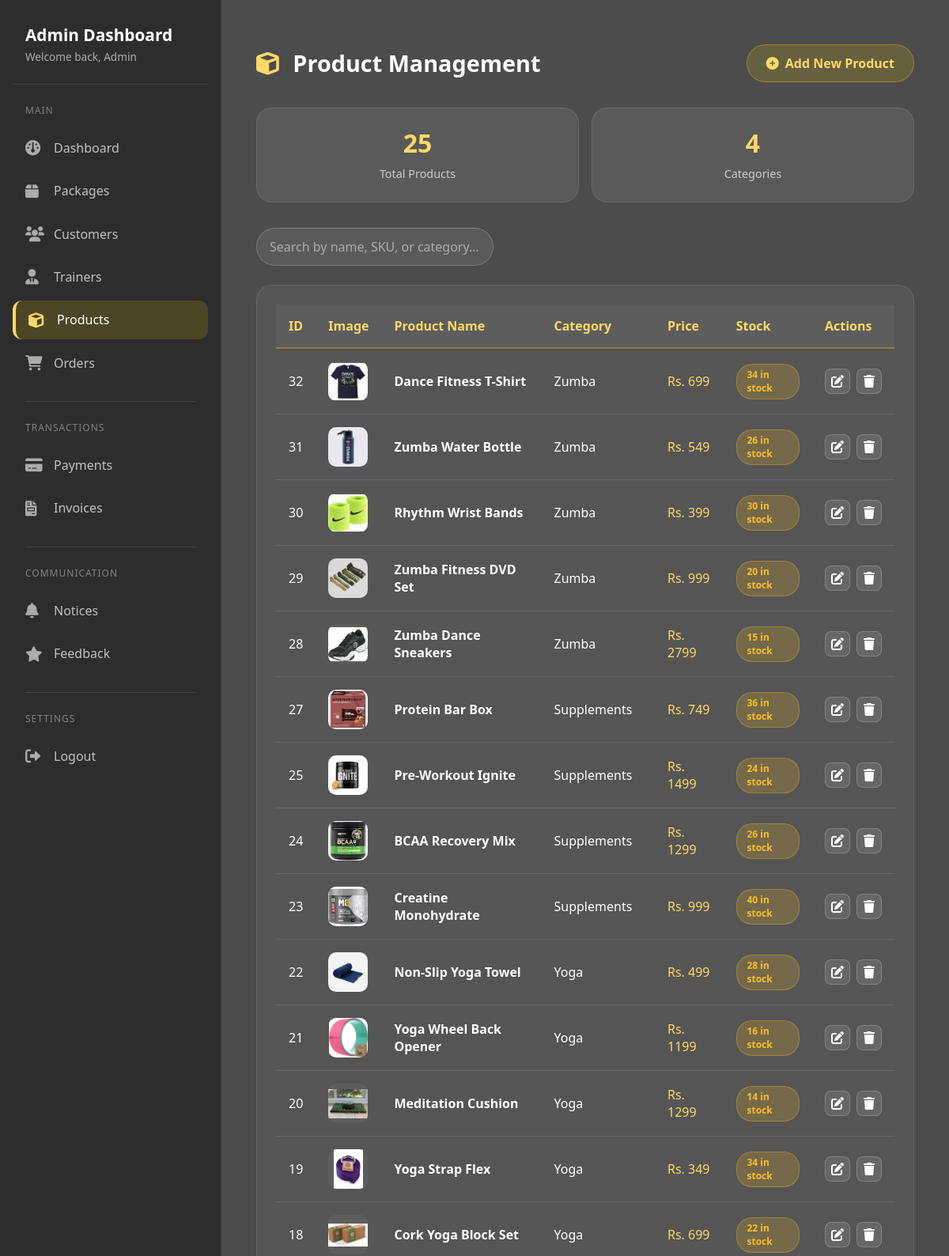
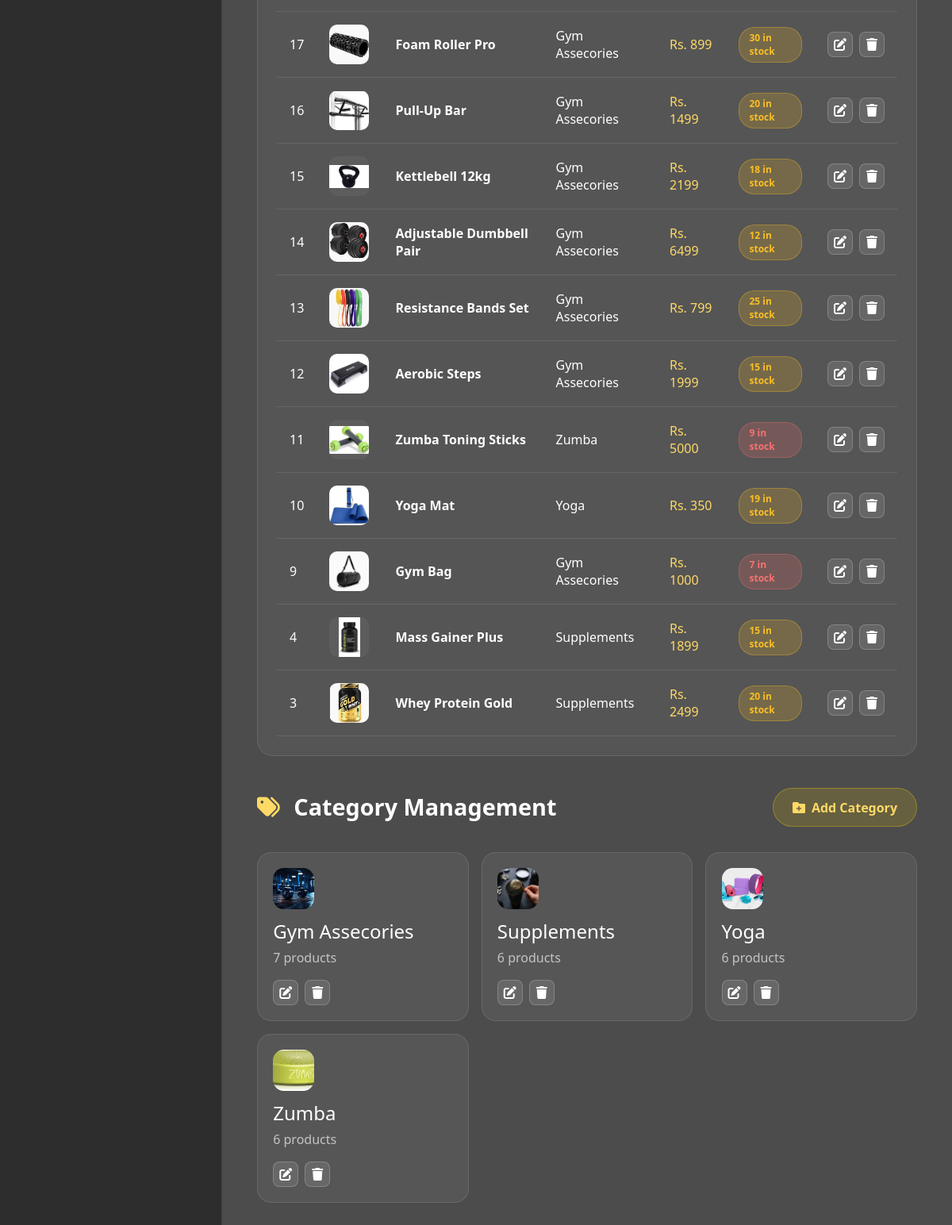
The app's page /adminproduct/ (signed in) with its own data (2 pictures, top to bottom).
### Fit/models.py (models this page shows, shortened)
class Product(models.Model):
    name=models.CharField(max_length=100)
    price=models.IntegerField()
    desc=models.TextField()
    stock=models.IntegerField(blank=True, null=True)
    image=models.ImageField(upload_to='pro_images',blank=True, null=True)
    category=models.ForeignKey(Category,on_delete=models.CASCADE,blank=True, null=True)

class Category(models.Model):
    name=models.CharField(max_length=100)
    image=models.ImageField(upload_to='Category_images')

### Fit/views.py (the view)
# urls.py: path('adminproduct/', adminproduct, name='adminproduct'),
@admin_required
def adminproduct(request):
    categories = Category.objects.all().order_by('name')
    products = Product.objects.select_related('category').all().order_by('-id')
    category_rows = []
    for category in categories:
        category_rows.append({
            'id': category.id,
            'name': category.name,
            'image': category.image,
            'product_count': Product.objects.filter(category=category).count(),
        })
    return render(request, 'addproducts.html', {
        'product': products,
        'cat': categories,
        'category_rows': category_rows,
    })

### Fit/context_processors.py (called while the page is built)
def footer_categories(request):
    return {
        'footer_categories': Category.objects.all().order_by('name')[:4]
    }

### Fit/views.py (called while the page is built)
def admin_required(view_func):
    @never_cache
    @wraps(view_func)
    def _wrapped_view(request, *args, **kwargs):
        if request.user.is_authenticated and (request.user.is_staff or request.user.is_superuser):
            return view_func(request, *args, **kwargs)
        if request.session.get('user_role') == 'admin' and request.session.get('admin_login'):
            return view_func(request, *args, **kwargs)
        messages.error(request, 'Please log in as admin to access this page.')
        return redirect('admin_login')
    return _wrapped_view

### Fit/templates/addproducts.html (shortened to what this page needs)
﻿{% extends "adminnav.html" %}
{% load static %}
{% block extra_css %}
<link rel="stylesheet" href="{% static 'css/templates/addproducts.css' %}">
{% endblock %}
{% block navitems %}
<div class="container">
    <div class="page-header">
        <h2><i class="fas fa-cube"></i> Product Management</h2>
        <a href="{% url 'add_product' %}" class="btn-add">
            <i class="fas fa-plus-circle"></i> Add New Product
        </a>
    </div>
    <div class="stats-row">
        <div class="stat-box">
            <div class="stat-number">{{ product|length }}</div>
            <div class="stat-label">Total Products</div>
        </div>
        <div class="stat-box">
            <div class="stat-number">{{ cat|length }}</div>
            <div class="stat-label">Categories</div>
        </div>
    </div>
    <div class="search-bar">
        <input type="text" id="searchInput" class="search-input" placeholder="Search by name, SKU, or category...">
    </div>
    <div class="product-table-container">
        <table class="product-table" id="productTable">
            <thead>
                <tr>
                    <th>ID</th>
                    <th>Image</th>
                    <th>Product Name</th>
                    <th>Category</th>
                    <th>Price</th>
                    <th>Stock</th>
                    <th>Actions</th>
                </tr>
            </thead>
            <tbody>
                {% for product in product %}
                <tr>
                    <td>{{ product.id }}</td>
                    <td>
                        <div class="product-img">
                            {% if product.image %}
                                <img src="{{ product.image.url }}" alt="{{ product.name }}">
                            {% else %}
                                <i class="fas fa-image" style="font-size: 1.5rem; color: rgba(255,255,255,0.5);"></i>
                            {% endif %}
                        </div>
                    </td>
                    <td>
                        <strong>{{ product.name }}</strong><br>
                    </td>
                    <td>{{ product.category.name|default:"Uncategorized" }}</td>
                    <td>
                                <span style="color: #ffd966;">Rs. {{ product.price }}</span>
                    </td>
                    <td>
                        {% if product.stock > 50 %}
                            <span class="badge-stock stock-high">{{ product.stock }} in stock</span>
                        {% elif product.stock > 10 %}
                            <span class="badge-stock stock-medium">{{ product.stock }} in stock</span>
                        {% elif product.stock > 0 %}
                            <span class="badge-stock stock-low">{{ product.stock }} in stock</span>
                        {% else %}
                            <span class="badge-stock stock-low">Out of stock</span>
                        {% endif %}
                    </td>
                    <td>
                        <div class="action-btns">
                            <a href="{% url "edit_product" product.id %}" class="btn-action" title="Edit">
                                <i class="fas fa-edit"></i>
                            </a>
                            <a href="{% url "del_product" product.id %}" class="btn-action btn-delete" onclick="confirmDelete({{ product.id }}, '{{ product.name|escapejs }}')" title="Delete">
                                <i class="fas fa-trash"></i>
                            </a>
                        </div>
                    </td>
                </tr>
                {% endfor %}
            </tbody>
        </table>
    </div>
    <div class="page-header" style="margin-top: 2.5rem;">
        <h2><i class="fas fa-tags"></i> Category Management</h2>
        <a href="#" class="btn-add" onclick="openAddCategoryModal(); return false;">
            <i class="fas fa-folder-plus"></i> Add Category
        </a>
    </div>
    <div class="category-grid">
        {% for category in category_rows %}
            <div class="category-card">
                <div class="category-thumb">
                    {% if category.image %}
                        <img src="{{ category.image.url }}" alt="{{ category.name }}">
                    {% else %}
                        <i class="fas fa-layer-group" style="color: rgba(255,255,255,0.5); font-size: 1.1rem;"></i>
                    {% endif %}
                </div>
                <h4 style="color: white; margin-bottom: 0.35rem;">{{ category.name }}</h4>
                <p style="color: rgba(255,255,255,0.65); margin-bottom: 1rem;">{{ category.product_count }} product{{ category.product_count|pluralize }}</p>
                <div class="action-btns">
                    <a href="#" class="btn-action" title="Edit" onclick="openEditCategoryModal('{{ category.id }}', '{{ category.name|escapejs }}'); return false;">
                        <i class="fas fa-edit"></i>
                    </a>
                    <a href="#" class="btn-action btn-delete" title="Delete" onclick="confirmCategoryDelete('{{ category.id }}', '{{ category.name|escapejs }}'); return false;">
                        <i class="fas fa-trash"></i>
                    </a>
                </div>
            </div>
        {% empty %}
            <div class="category-card">
                <p style="color: rgba(255,255,255,0.65); margin: 0;">No categories added yet.</p>
            </div>
        {% endfor %}
    </div>
</div>
{% endblock %}

### Fit/static/css/templates/adminnav.css (style rules this page uses)
body { font-family: 'Segoe UI', Tahoma, Geneva, Verdana, sans-serif; min-height: 100vh; position: relative; background: url('https://images.unsplash.com/photo-1534438327276-14e5300c3a48?ixlib=rb-1.2.1&auto=format&fit=crop&w=1950&q=80') no-repeat center center fixed; background-size: cover; overflow-x: hidden; }
body::before { content: ''; position: fixed; top: 0; left: 0; width: 100%; height: 100%; background: rgba(0, 0, 0, 0.7); z-index: -1; }
.stat-label { color: rgba(255, 255, 255, 0.6); font-size: 0.9rem; margin-bottom: 0.3rem; }

### Fit/static/css/templates/addproducts.css (style rules this page uses)
.product-table { width: 100%; border-collapse: collapse; color: white; }
.product-table th { text-align: left; padding: 1rem; background: rgba(255, 255, 255, 0.05); border-bottom: 2px solid rgba(255, 215, 0, 0.3); color: #ffd966; font-weight: 600; }
.product-table td { padding: 1rem; border-bottom: 1px solid rgba(255, 255, 255, 0.1); vertical-align: middle; }
.product-img { width: 50px; height: 50px; background: rgba(255, 255, 255, 0.05); border-radius: 10px; display: flex; align-items: center; justify-content: center; overflow: hidden; }
.product-img img { max-width: 100%; max-height: 100%; object-fit: contain; }
.badge-stock { padding: 0.3rem 0.8rem; border-radius: 20px; font-size: 0.75rem; font-weight: 600; display: inline-block; }
.stock-medium { background: rgba(251, 191, 36, 0.2); color: #fbbf24; border: 1px solid rgba(251, 191, 36, 0.3); }
.stock-low { background: rgba(248, 113, 113, 0.2); color: #f87171; border: 1px solid rgba(248, 113, 113, 0.3); }
.action-btns { display: flex; gap: 0.5rem; }
.btn-action { width: 32px; height: 32px; background: rgba(255, 255, 255, 0.1); border: 1px solid rgba(255, 255, 255, 0.2); border-radius: 8px; display: inline-flex; align-items: center; justify-content: center; color: white; text-decoration: none; transition: all 0.3s; }
.page-header { display: flex; justify-content: space-between; align-items: center; margin-bottom: 2rem; flex-wrap: wrap; gap: 1rem; }
.page-header h2 { font-size: 1.8rem; font-weight: 700; color: white; margin: 0; }
.page-header h2 i { color: #ffd966; margin-right: 10px; }
.btn-add { background: rgba(255, 215, 0, 0.15); border: 1px solid rgba(255, 215, 0, 0.3); color: #ffd966; padding: 0.7rem 1.5rem; border-radius: 30px; font-weight: 600; text-decoration: none; transition: all 0.3s; display: inline-flex; align-items: center; gap: 8px; }
.stats-row { display: grid; grid-template-columns: repeat(auto-fit, minmax(200px, 1fr)); gap: 1rem; margin-bottom: 2rem; }
.stat-box { background: rgba(255, 255, 255, 0.08); backdrop-filter: blur(8px); border: 1px solid rgba(255, 255, 255, 0.1); border-radius: 20px; padding: 1.2rem; text-align: center; }
.stat-number { font-size: 2rem; font-weight: 700; color: #ffd966; }
.stat-label { color: rgba(255, 255, 255, 0.7); font-size: 0.9rem; margin-top: 0.3rem; }
.search-bar { margin-bottom: 1.5rem; }
.search-input { width: 100%; max-width: 300px; padding: 0.7rem 1rem; background: rgba(255, 255, 255, 0.08); border: 1px solid rgba(255, 255, 255, 0.2); border-radius: 30px; color: white; outline: none; }
.search-input::placeholder { color: rgba(255, 255, 255, 0.5); }
.category-grid { display: grid; grid-template-columns: repeat(auto-fit, minmax(240px, 1fr)); gap: 1rem; margin-top: 2rem; }
.category-card { background: rgba(255, 255, 255, 0.06); border: 1px solid rgba(255, 255, 255, 0.1); border-radius: 18px; padding: 1.2rem; }
.category-thumb { width: 52px; height: 52px; border-radius: 14px; background: rgba(255,255,255,0.08); display: flex; align-items: center; justify-content: center; overflow: hidden; margin-bottom: 0.9rem; }
.category-thumb img { width: 100%; height: 100%; object-fit: cover; }

### records on screen
Product: id "32", image (picture), name "Dance Fitness T-Shirt", category.name "Zumba", price "699", stock "34"
Product: id "31", image (picture), name "Zumba Water Bottle", category.name "Zumba", price "549", stock "26"
Product: id "30", image (picture), name "Rhythm Wrist Bands", category.name "Zumba", price "399", stock "30"
Product: id "29", image (picture), name "Zumba Fitness DVD Set", category.name "Zumba", price "999", stock "20"
Product: id "28", image (picture), name "Zumba Dance Sneakers", category.name "Zumba", price "2799", stock "15"
Product: id "27", image (picture), name "Protein Bar Box", category.name "Supplements", price "749", stock "36"
Product: id "25", image (picture), name "Pre-Workout Ignite", category.name "Supplements", price "1499", stock "24"
Product: id "24", image (picture), name "BCAA Recovery Mix", category.name "Supplements", price "1299", stock "26"
Product: id "23", image (picture), name "Creatine Monohydrate", category.name "Supplements", price "999", stock "40"
Product: id "22", image (picture), name "Non-Slip Yoga Towel", category.name "Yoga", price "499", stock "28"
Product: id "21", image (picture), name "Yoga Wheel Back Opener", category.name "Yoga", price "1199", stock "16"
Product: id "20", image (picture), name "Meditation Cushion", category.name "Yoga", price "1299", stock "14"
Product: id "19", image (picture), name "Yoga Strap Flex", category.name "Yoga", price "349", stock "34"
Product: id "18", image (picture), name "Cork Yoga Block Set", category.name "Yoga", price "699", stock "22"
Product: id "17", image (picture), name "Foam Roller Pro", category.name "Gym Assecories", price "899", stock "30"
Product: id "16", image (picture), name "Pull-Up Bar", category.name "Gym Assecories", price "1499", stock "20"
Product: id "15", image (picture), name "Kettlebell 12kg", category.name "Gym Assecories", price "2199", stock "18"
Product: id "14", image (picture), name "Adjustable Dumbbell Pair", category.name "Gym Assecories", price "6499", stock "12"
Product: id "13", image (picture), name "Resistance Bands Set", category.name "Gym Assecories", price "799", stock "25"
Product: id "12", image (picture), name "Aerobic Steps", category.name "Gym Assecories", price "1999", stock "15"
Product: id "11", image (picture), name "Zumba Toning Sticks", category.name "Zumba", price "5000", stock "9"
Product: id "10", image (picture), name "Yoga Mat", category.name "Yoga", price "350", stock "19"
Product: id "9", image (picture), name "Gym Bag", category.name "Gym Assecories", price "1000", stock "7"
Product: id "4", image (picture), name "Mass Gainer Plus", category.name "Supplements", price "1899", stock "15"
Product: id "3", image (picture), name "Whey Protein Gold", category.name "Supplements", price "2499", stock "20"
Category: name "Gym Assecories"
Category: name "Supplements"
Category: name "Yoga"
Category: name "Zumba"

### other values on screen
{{ product|length }} "25"
{{ cat|length }} "4"
{{ category.product_count }} "7" "6" "6" "6"
